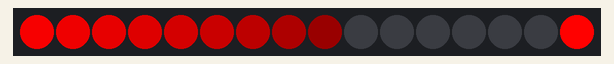
The sketch below on a simulated Arduino Uno, built with avr-gcc and run on an emulated ATmega328P. Shown: 16 RGB LEDs in strip order, left to right. Dim RGB values are drawn brighter than linear.

Above: at 0.01 s.
At 4.55 s:
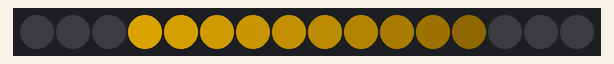
At 9.46 s:
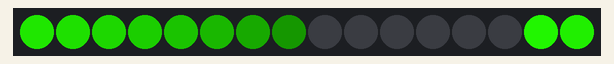
At 18.92 s:
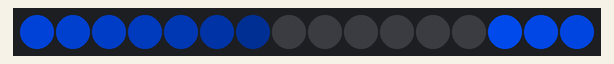
At 28.37 s:
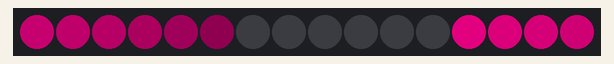
At 37.8 s:
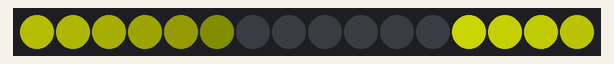

The sketch:

neopixel_swirl.ino
```cpp
#include <Adafruit_NeoPixel.h>

// Parameter 1 = number of pixels in strip
// Parameter 2 = Arduino pin number (most are valid)
// Parameter 3 = pixel type flags

Adafruit_NeoPixel strip = Adafruit_NeoPixel(16, 6, NEO_GRB + NEO_KHZ800);

// IMPORTANT: To reduce NeoPixel burnout risk, add 1000 uF capacitor across
// pixel power leads, add 300 - 500 Ohm resistor on first pixel's data input
// and minimize distance between Arduino and first pixel.  Avoid connecting
// on a live circuit...if you must, connect GND first.

/*
// brightness hier (1-255)
int brightness = 255;

// snelheid hier (1-25?:
int snelheid = 5;

//draairichting (1 = tegen de klok, -1 = met de klok);
int draairichting = 1;
*/


/*
int rood = 0;
int groen = 0;
int blauw=0;
*/


int k = 0;
//int h = brightness;
int s = 40;
int r = 0;
int g = 0;
int b = 0;
//int d = draairichting;

void setup() {
  strip.begin();
  strip.show(); // Initialize all pixels to 'off

  //voor debugging
//  Serial.begin(9600);
}


void loop() {
  for (int p = 15; p > -1; p--) {

      if(k < 768) {
       k = k + 1;
      } else {
        k = 0;
      }


      if(k < 256) {
      r = 256 - k;
      g = k;
      b = 0;
    } else if(k < 512) {
      r = 0;
      g = 512 - k;
      b = k -256;
    } else {
      r = k - 512;
      g = 0;
      b = 768 - k;
    }


      strip.setPixelColor(p, strip.Color(r, g, b));
      strip.setPixelColor(p+1, strip.Color(r * 0.9, g * 0.9, b * 0.9));
      strip.setPixelColor(p+2, strip.Color(r * 0.8, g * 0.8, b * 0.8));
      strip.setPixelColor(p+3, strip.Color(r * 0.7, g * 0.7, b * 0.7));
      strip.setPixelColor(p+4, strip.Color(r * 0.6, g * 0.6, b * 0.6));
      strip.setPixelColor(p+5, strip.Color(r * 0.5, g * 0.5, b * 0.5));
      strip.setPixelColor(p+6, strip.Color(r * 0.4, g * 0.4, b * 0.4));
      strip.setPixelColor(p+7, strip.Color(r * 0.3, g * 0.3, b * 0.3));
      strip.setPixelColor(p+8, strip.Color(r * 0.2, g * 0.2, b * 0.2));
      strip.setPixelColor(p+9, strip.Color(r * 0.1, g * 0.1, b * 0.1));
      strip.setPixelColor(p+10, 0);

      strip.setPixelColor(p-15, strip.Color(r * 0.9, g * 0.9, b * 0.9));
      strip.setPixelColor(p-14, strip.Color(r * 0.8, g * 0.8, b * 0.8));
      strip.setPixelColor(p-13, strip.Color(r * 0.7, g * 0.7, b * 0.7));
      strip.setPixelColor(p-12, strip.Color(r * 0.6, g * 0.6, b * 0.6));
      strip.setPixelColor(p-11, strip.Color(r * 0.5, g * 0.5, b * 0.5));
      strip.setPixelColor(p-10, strip.Color(r * 0.4, g * 0.4, b * 0.4));
      strip.setPixelColor(p-9, strip.Color(r * 0.3, g * 0.3, b * 0.3));
      strip.setPixelColor(p-8, strip.Color(r * 0.2, g * 0.2, b * 0.2));
      strip.setPixelColor(p-7, strip.Color(r * 0.1, g * 0.1, b * 0.1));
      strip.setPixelColor(p-6, 0);


    strip.show();
    delay(s);


/*
    Serial.println(p);
    Serial.println(k);
    Serial.println(r);
    Serial.println(g);
    Serial.println(b);
*/


    }

}
```
